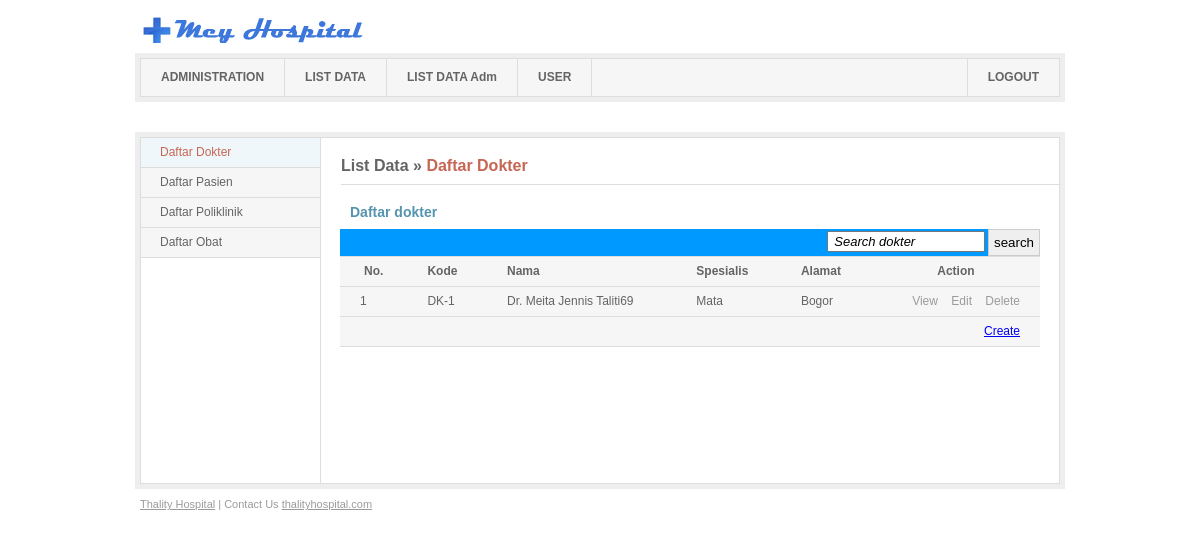
Screenshot of /administrator/index.php?menu=dokter (signed in) with the database file from the repository.
### tables this page shows
CREATE TABLE IF NOT EXISTS `dokter` (
  `kodeDkt` varchar(5) NOT NULL,
  `namaDkt` varchar(100) NOT NULL,
  `spesialis` varchar(50) NOT NULL,
  `alamatDkt` varchar(100) NOT NULL,
  `telponDkt` varchar(18) NOT NULL,
  `kodePlk` varchar(5) NOT NULL,
  `tarif` varchar(12) NOT NULL,
  PRIMARY KEY (`kodeDkt`)
);

### administrator/listdata/dokter.php (the view, shortened to what this page needs)
<div id="sidebar">
                	<ul class="sideNav">
                    	<li><a href="index.php?menu=dokter" class="active">Daftar Dokter</a></li>
                    	<li><a href="index.php?menu=pasien">Daftar Pasien</a></li>
                    	<li><a href="index.php?menu=poliklinik">Daftar Poliklinik</a></li>
                    	<li><a href="index.php?menu=obat">Daftar Obat</a></li>
                    </ul>
                </div>
<h2><a href="index.php?menu=listdata">List Data</a> &raquo; <a href="index.php?menu=dokter" class="active">Daftar Dokter</a></h2>
            <div id="main">
				<?php
$query  = "SELECT * FROM dokter ";
$perHal=20;
$awal=(((isset($_GET['hal'])?$_GET['hal']:1)-1)*$perHal);
$query.="order by kodeDkt asc LIMIT $awal,$perHal   ";
$query=mysql_query($query);
?>
<h3>Daftar dokter</h3>
<form action="index.php?menu=dokter" method="post">
	<div width="300" align="right" cellpadding="0" cellspacing="0" border="0" style="border:0px; background:#09f;">
	<tr bgcolor="#09f">
	<td bgcolor="#09f"> <input type="text" name="cari" value=" Search dokter" class="search-form"  onBlur="javascript:if(this.value==''){this.value=this.defaultValue;}" onFocus="javascript:if(this.value==this.defaultValue){this.value='';}"  /></td>
	<td bgcolor="#09f"><input type="submit" name="submit" value="search" style="border: 1px solid #ccc; padding:5px; vertical-align:middle;" />
	</td>
	</tr>
	</div>
	</form>
                	<form action="" class="jNice">
                    	<table cellpadding="0" cellspacing="0">
							<tr>
								<td align=center><b>No.</b></td>
                               <td><b>Kode</b></td>
                               <td><b>Nama</b></td>
                               <td><b>Spesialis</b></td>
                               <td><b>Alamat</b></td>
							   <td align=center><b>Action</b></td>
                            </tr>
							<?
							$no=1;
							while($data = mysql_fetch_array($query)){
								?>
								<tr <?php if ($no % 2 == 1) {  }else { echo 'class=alternate-row'; } ?> >
								<?
										echo "<td>$no</td>";
										echo "<td>$data[kodeDkt]</td>";
										echo "<td>$data[namaDkt]</td>";
										echo "<td>$data[spesialis]</td>";
										echo "<td>$data[alamatDkt]</td>";
                                echo "<td class=\"action\"><a href=\"index.php?menu=detailDkt&kodeDkt=$data[kodeDkt]\" class=\"view\">View</a>
														   <a href=\"index.php?menu=editDkt&kodeDkt=$data[kodeDkt]\" class=\"edit\">Edit</a>
														   <a href=\"index.php?menu=deleteDkt&kodeDkt=$data[kodeDkt]\" onclick=\"return confirm('Anda yakin akan menghapus Data ini?')\" class=\"delete\">Delete</a>
														   </td>
                            </tr>";
							$no++;
						}
						?>
							<tr>
							<td colspan=8 align=right><a href="index.php?menu=tambahDkt">Create</a></td>
							</tr>
                        </table>
						</form>
			<div align="right" id="pag" class="pagination" style="height:100px;">
		?></div>
					<br>
					<br>
                </div>

### style/css/layout.css (style rules this page uses)
body { background: white; font-family: Arial, Helvetica, sans-serif; font-size: 12px; color: #646464; text-align: center; }
#sidebar { width: 179px; float: left; }
#sidebar .sideNav { width: 179px; }
#sidebar .sideNav li { border-bottom: 1px solid #ddd; width: 179px; }
#sidebar .sideNav li a { display: block; color: #646464; background: #f6f6f6; text-decoration: none; height: 29px; line-height: 29px; padding: 0 19px; width: 141px; }
#sidebar .sideNav li a.active, #sidebar .sideNav li a.active:hover { background: #f0f7fa; color: #c66653; }
h2 { width: 718px; float: right; color: #646464; font-size: 16px; line-height: 16px; font-weight: bold; margin: 20px 0 0 0; padding: 0 0 10px 0; border-bottom: 1px solid #ddd; }
h2 a { color: #646464; text-decoration: none; }
h2 a.active { color: #c66653; }
#main { width: 700px; float: right; padding: 0 19px 0 0; }
h3 { font-size: 14px; line-height: 14px; font-weight: bold; color: #5494af; padding: 0 0 0 10px; margin: 20px 0 10px; }
#main table { border-top: 1px solid #ddd; width: 700px; }
#main table tr td { background: #f6f6f6; padding: 0px 20px; height: 29px; line-height: 29px; border-bottom: 1px solid #ddd; }
#main table .action { text-align: right; padding: 0 20px 0 10px; }
#main table tr .action a { margin: 0 0 0 10px; text-decoration: none; color: #9b9b9b; }
div.pagination { padding: 3px; margin: 3px; }

### style/css/jNice.css (style rules this page uses)
.search-form { width: 150px; font-size: 13px; font-style:italic; }

### rows the page displays
dokter: kodeDkt "DK-1", namaDkt "Dr. Meita Jennis Taliti69", spesialis "Mata", alamatDkt "Bogor"
